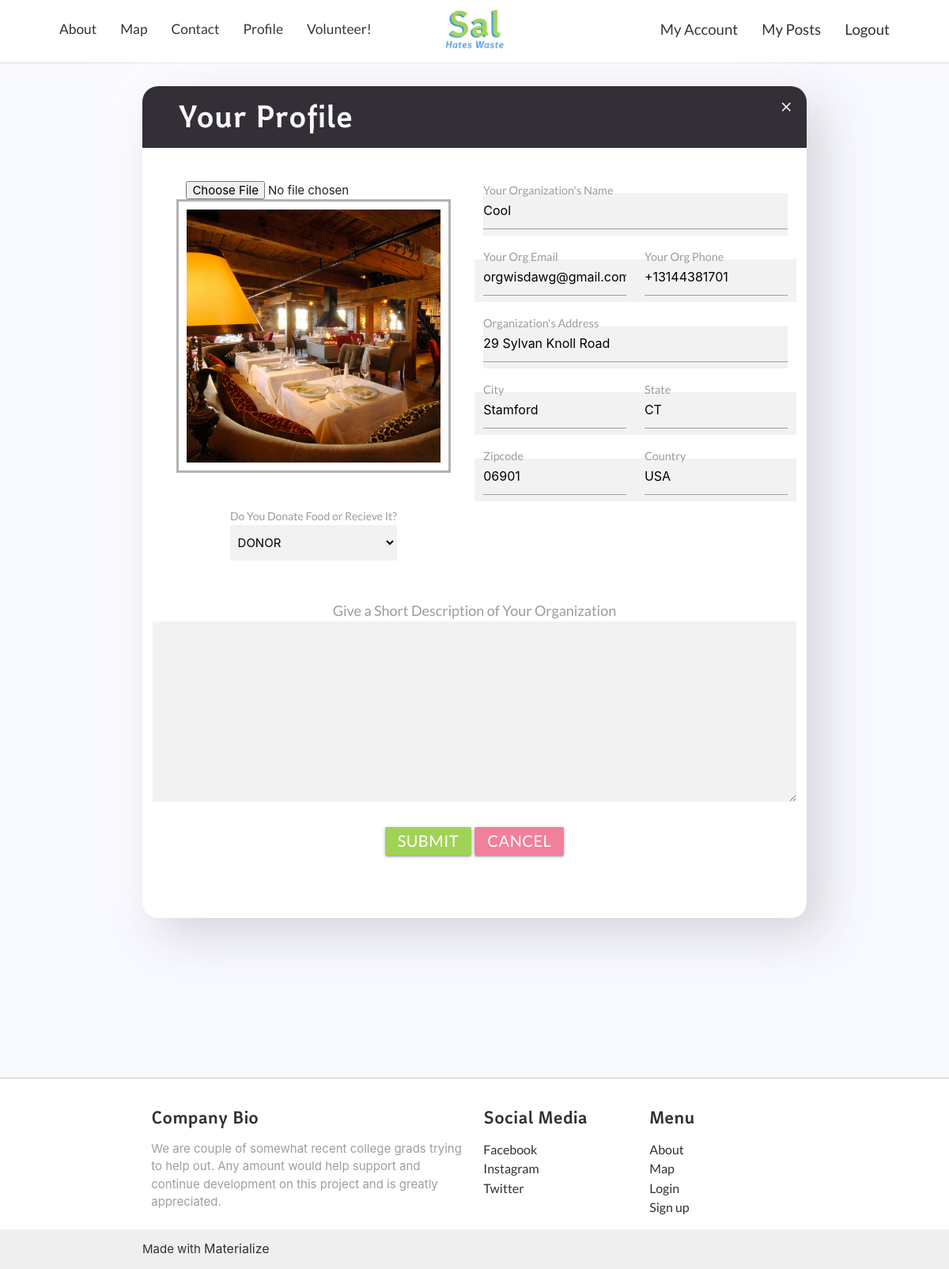
The app's page /profile-edit (signed in) with its own data.
### main/models.py (models this page shows, shortened)
class Profile(models.Model):
    user = models.OneToOneField(
        CustomUser, on_delete=models.CASCADE, blank=True)
    org_name = models.CharField('Your Organization', max_length=30, blank=True)
    org_role = models.CharField(
        max_length=10, choices=ROLE_CHOICES, default="Donor",)
    phone_regex = RegexValidator(
        regex=r'^\+?1?\d{9,15}$', message="Phone number must be entered in the format: '+999999999'. Up to 15 digits allowed.")
    org_phone = models.CharField(_('phone'), max_length=20, validators=[
                                 phone_regex], null=True, blank=True)
    org_email = models.EmailField(
        'Your Organizations Email', max_length=254, null=False)
    org_address = models.CharField(
        'Your Organizations Location', max_length=80, default="123 Test St.", null=False)
    org_city = models.CharField(max_length=30, default="Stamford", null=False)
    org_state = models.CharField(max_length=2, default="CT", null=False)
    org_zipcode = models.CharField(max_length=10, null=True, blank=True)
    org_country = models.CharField(max_length=60, default="USA", null=False)
    org_desc = models.TextField(max_length=500, null=True, blank=True)
    profile_slug = models.SlugField(max_length=200, null=True, unique=True)
    image = models.ImageField('Profile Image', default='default.png',
                              upload_to='profile_pics',  blank=True, validators=(validate_is_pic,))

### main/views.py (the view)
# urls.py: path('profile-edit', views.profile_edit, name='profile_edit'),
@login_required
def profile_edit(request):
 if request.method == 'POST':
        form = EditProfileForm(request.POST, instance=request.user)
        profile_form = ProfileForm(request.POST, request.FILES, instance=request.user.profile)  # request.FILES is show the selected image or file
        if form.is_valid() and profile_form.is_valid():
            user_form = form.save()
            custom_form = profile_form.save(False)
            custom_form.user = user_form
            custom_form.save()
            messages.success(request, f"Your profile has been updated")
            return redirect('profile-view')
        else:
            for msg in profile_form.errors:
                messages.error(request, f"Some of your input is off. Try again.")
            return render(request = request,
                          template_name = "main/profile_edit.html",
                          context={"form":form, "profile_form":profile_form})
 else:
    form = EditProfileForm(instance=request.user)
    profile_form = ProfileForm(instance=request.user.profile)
    return render(request, 'main/profile_edit.html', context = {'form': form,
               'profile_form': profile_form})

### main/forms.py (shortened to what this page needs)
class EditProfileForm(ModelForm):
    class Meta:
        model = CustomUser
        fields = ('email',)

class ProfileForm(forms.ModelForm):
    image = forms.ImageField(widget=forms.FileInput(
        attrs={'accept': 'image/png,.jpg'}))
    class Meta:
        model = Profile
        fields = ['org_name', 'org_role', 'org_email', 'org_phone', 'org_address',
                  'org_city', 'org_state', 'org_zipcode', 'org_country', 'image', 'org_desc']

### main/Templates/main/profile_edit.html (shortened to what this page needs)
{% extends 'main/header.html' %}
{% block content %}
<head>
  {% load static %}
  {% load crispy_forms_tags %}
  <link rel="stylesheet" type="text/css" href="{% static 'profile_edit_style.css' %}">
</head>
<body>
  <div class="container col " style="margin-bottom: 12em;">
    <div class="card hoverable">
      <a href="profile-view" class="btn-flat waves-effect waves-light  right">
        <i id="close" class="material-icons">close</i>
      </a>
      <div class="title-banner">
        <h3 class="title-text"> Your Profile</h2>
      </div>
      <div class="card-content center">
        <form method="post" enctype="multipart/form-data">
          {% load widget_tweaks %}
          <div id="main-row" class="row">
            <div class="col left-col">
              {{  profile_form.image }}
              <img id="image" class="account-img" />
              <div id="donor-status">
                <label for="org_role">Do You Donate Food or Recieve It?</label>
                {{  profile_form.org_role |add_class:"select" }}
              </div>
            </div>
            <div class="col right-col">
              <div class="input-field ">
                <label for="org-name">Your Organization's Name</label>
                {{  profile_form.org_name |add_class:"validate" }}
              </div>
              <div class="row">
                <div class="col col-input input-field">
                  <label for="org-email">Your Org Email</label>
                  {{  profile_form.org_email |add_class:"validate" }}
                </div>
                <div class="col col-input input-field">
                  <label for="org-phone">Your Org Phone</label>
                  {{  profile_form.org_phone |add_class:"validate" }}
                </div>
              </div>
              <div class="input-field">
                <label for="org_address ">Organization's Address</label>
                {{  profile_form.org_address}}
              </div>
              <div class="row">
                <div class="col col-input input-field">
                  <label for="org_city">City</label>
                  {{  profile_form.org_city}}
                </div>
                <div class="col col-input input-field">
                  <label for="org_state">State</label>
                  {{  profile_form.org_state}}
                </div>
              </div>
              <div class="row">
                <div class="col col-input input-field">
                  <label for="org_zipcode">Zipcode</label>
                  {{  profile_form.org_zipcode}}
                </div>
                <div class="col col-input input-field">
                  <label for="org_country">Country</label>
                  {{  profile_form.org_country}}
                </div>
              </div>
            </div>
          </div>
          <div class="row">
            <div>
              <label for="org_desc" style="font-size:18;">Give a Short Description of Your Organization</label>
              {{  profile_form.org_desc |add_class:"textarea" }}
            </div>
          </div>
          <div>
            <button id="submit" type="submit" class="btn waves-effect waves-light ">Submit</button>
            <a id="cancel" href="profile-view" class="btn waves-effect waves-light ">Cancel</a>
          </div>
        </form>
      </div>
    </div>
  </div>
  <br>
  {% include 'main/footer.html' %}
</body>
{% endblock %}

### main/static/profile_edit_style.css (style rules this page uses)
.select { display: block; background-color: #F2F2F2; }
body { background-color: ghostwhite; background-size: cover; }
.title-banner { background-color:#342E37; border-top-right-radius: 20px; border-top-left-radius: 20px; }
.title-text { color: ghostwhite; margin-left: 3rem; padding-top: 1rem; padding-bottom: 1rem; }
.card { border-radius: 20px; box-shadow: 20px 20px 60px #d3d3d9, -20px -20px 60px #ffffff; }
.account-img { width: fit-content; min-width: 180; max-width: 90%; border: 3px solid rgba(0, 0, 0, 0.3); padding: 10px; }
.btn { margin-top: 4%; font-size: 20; }
a { color:#342E37; font-size: 16px; }
.row>.col { column-fill: balance; }
.row { margin-bottom: 0; }
.input-field { margin-left: auto; margin-right: auto; background-color: #F2F2F2; }
.textarea { margin: 0px; height: 228px; background-color: #F2F2F2; border: none; }
#main-row { margin-bottom: 20px; }
#close { color: ghostwhite; padding-top: 8px; }
#donor-status { max-width: 55%; min-width: 115px; margin-left: auto; margin-right: auto; margin-top: 3rem; padding-bottom: 2rem; }
#submit { margin-bottom: 5%; background-color: #9FD356; }
#cancel { margin-bottom: 5%; background-color: #F1809B; }
@media screen and (min-width: 621px) { .right-col { padding-left: 2.5%; max-width: 50%; justify-content: center; } }
@media screen and (min-width: 621px) { .left-col { padding-right: 2.5%; max-width: 50%; } }
@media screen and (min-width: 621px) { .col-input { max-width: 50%; } }

### records on screen
Profile: org_role "DONOR", org_name "Cool", org_email "orgwisdawg@gmail.com", org_phone "+13144381701", org_address "29 Sylvan Knoll Road", org_city "Stamford", org_state "CT", org_zipcode "06901", org_country "USA"
